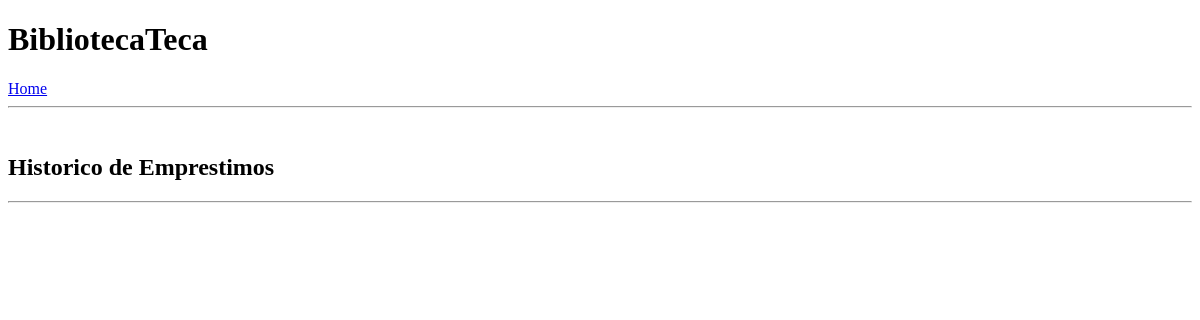
/historico_de_emprestimos/, run on an earlier commit of the app's database.
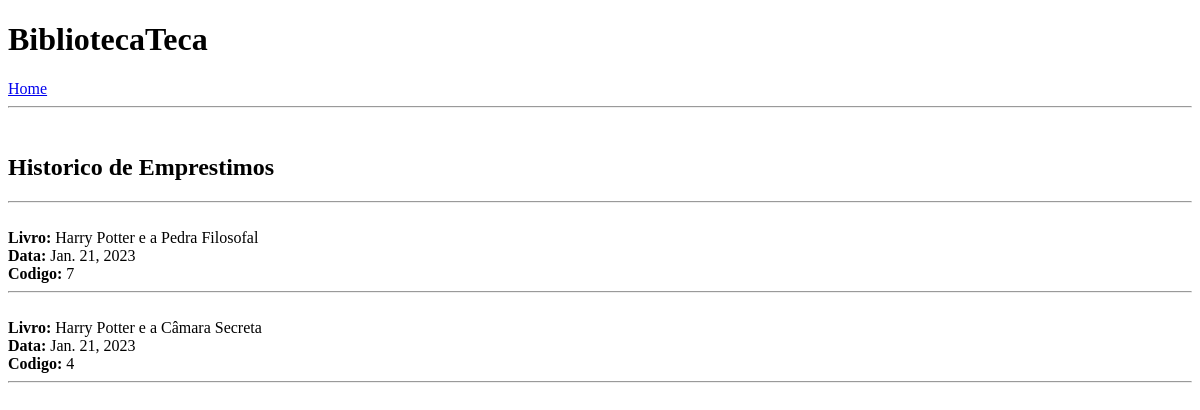
And on a later commit of the database.
### emprestimos/models.py (models this page shows, shortened)
class Emprestimos(models.Model):
    codigo = models.PositiveIntegerField('Codigo')
    usuario = models.CharField('Usuario', max_length=50)
    data_de_emprestimo = models.DateField(auto_now_add=True)
    livro = models.ForeignKey(Livro, on_delete=models.CASCADE)

class Livro(models.Model):
    titulo = models.CharField('Titulo', max_length=50)
    descricao = models.TextField('Descrição')
    editora = models.CharField('Editora', max_length=50)
    quantidade = models.PositiveIntegerField('Quantidade')
    data_do_cadastro = models.DateField(auto_now_add=True)
    autor = models.CharField('Autor', max_length=50)
    def __str__(self):
        return self.titulo

### emprestimos/views.py (the view)
# urls.py: path('historico_de_emprestimos/', historico_de_emprestimos, name="historico_de_emprestimos"),
def historico_de_emprestimos(request):
    emprestimos = Emprestimos.objects.all()
    context = {"emprestimos": emprestimos}
    return render(request, 'historico_de_emprestimos.html', context=context)

### emprestimos/templates/historico_de_emprestimos.html (shortened to what this page needs)
<!DOCTYPE html>
<html>
<head>
</head>
<body>
    <h1><b>BibliotecaTeca</b></h1>
    <a href="{% url 'home' %}">Home</a>
    <hr>
    <br>
    <h2><b>Historico de Emprestimos</b></h2>
    <hr>
    <br>
        {% for emprestimo in emprestimos %}
        <b>Livro:</b> {{ emprestimo.livro }}<br>
        <b>Data:</b> {{ emprestimo.data_de_emprestimo }}<br>
        <b>Codigo:</b> {{ emprestimo.codigo }}<br>
        <hr>
        <br>
        {% endfor %}
</body>
</html>

What changed in the data, as far as the page shows it:
added Emprestimos: livro "Harry Potter e a Pedra Filosofal", data_de_emprestimo "Jan. 21, 2023", codigo "7"
added Emprestimos: livro "Harry Potter e a Câmara Secreta", data_de_emprestimo "Jan. 21, 2023", codigo "4"
